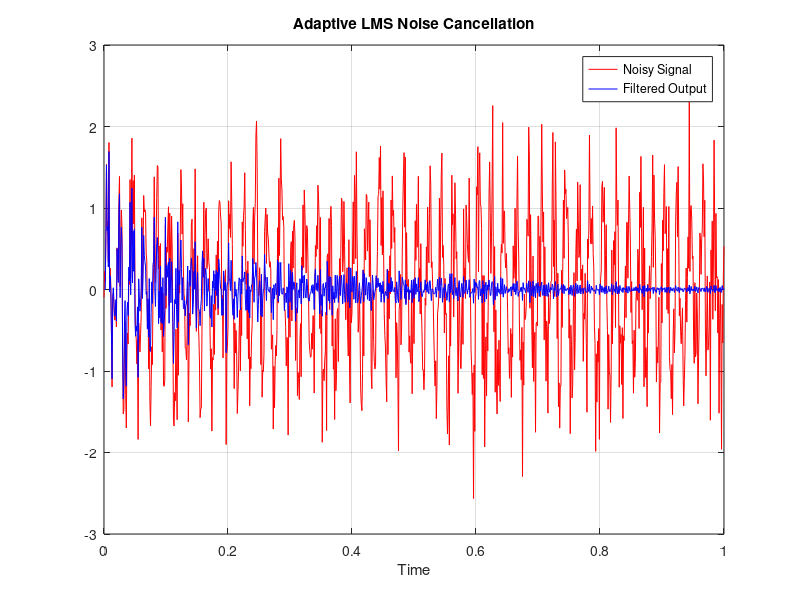

Write the MATLAB code that produced this figure.
clc; clear; close all;

fs = 1000;                         % Sampling frequency
t = 0:1/fs:1;                      

signal = sin(2*pi*50*t);            % Clean signal
noise = 0.5*randn(size(t));         % Noise
noisy_signal = signal + noise;      % Noisy signal

mu = 0.01;                          % Step size
order = 4;                          % Filter order
w = zeros(order,1);                 
y = zeros(size(t));
e = zeros(size(t));

for n = order:length(t)
    x = noisy_signal(n:-1:n-order+1).';
    y(n) = w.' * x;
    e(n) = noisy_signal(n) - y(n);
    w = w + mu * e(n) * x;
end

figure;
plot(t, noisy_signal, 'r');
hold on;
plot(t, e, 'b');
legend('Noisy Signal','Filtered Output');
title('Adaptive LMS Noise Cancellation');
xlabel('Time');
grid on;
